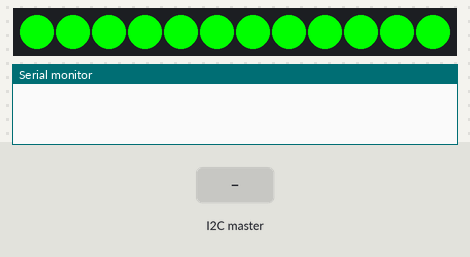
Bench run of a sketch on a simulated Arduino Uno, built with avr-gcc and run on an emulated ATmega328P. Parts: 12 RGB LEDs in strip order, left to right, the last lines printed to the serial monitor. Inputs (shaded band) come from the test bench.

Above: at 1.2 s.
1.3 s: the I2C master sends the byte 1
At 2.6 s:
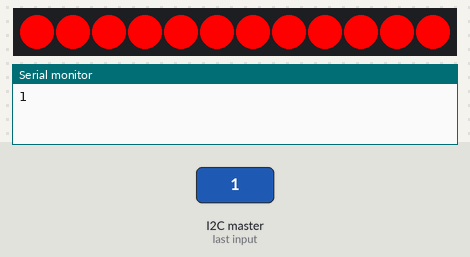
2.9 s: the I2C master sends the byte 0
At 4.2 s:
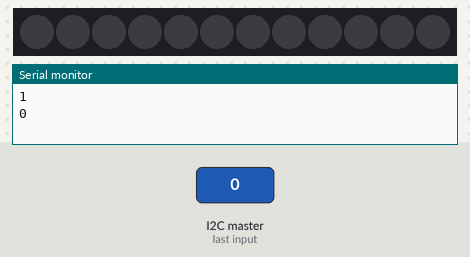
4.5 s: the I2C master sends the byte 2
At 4.51 s:
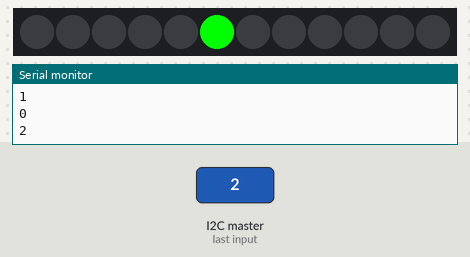
Timing chart, 0 to 7.5 s (numbered marks = the images above; inputs shaded):
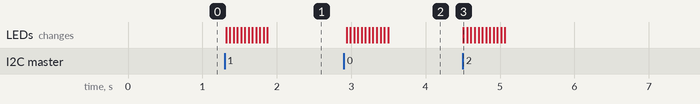

The sketch:

LED_Light_I2C.ino
```cpp
//Imports Librarys
#include <Adafruit_NeoPixel.h>
#include <Wire.h>


//Light Rin Stuff
#define PIN            6
#define NUMPIXELS      12
Adafruit_NeoPixel pixels = Adafruit_NeoPixel(NUMPIXELS, PIN, NEO_GRB + NEO_KHZ800);
int delayval = 50; // delay between light refreshes
int loopct = 1; //Default Color Variable does not = Color
byte color = -1;


//Program Code
void setup() {
  pixels.begin(); //Initializes the NeoPixel library
  Wire.begin(8); // join i2c bus with address #8
  Wire.onReceive(I2CSlave); // register I2C Command
  Serial.begin(9600);   // start serial for output

  for(int ii=0;ii<NUMPIXELS;ii++){
    pixels.setPixelColor(ii, pixels.Color(0,255,0));
  }

}

void loop() {
 LightControl(); //Updates Light if Received new Color
}

void I2CSlave(){
  color = Wire.read();
  Serial.println(color);
}

void LightControl(){

   // For a set of NeoPixels the first NeoPixel is 0, second is 1, all the way up to the count of pixels minus one.
  for(int i=0;i<NUMPIXELS;i++){

    // pixels.Color takes RGB values, from 0,0,0 up to 255,255,255
    //ifs for Colors
    if (color == 0){
      //Off or Black
      pixels.setPixelColor(i, pixels.Color(0,0,0));
    }
    if (color == 1){
      //Red
      pixels.setPixelColor(i, pixels.Color(255,0,0));
    }
    if (color == 2){
      //Green
      pixels.setPixelColor(i, pixels.Color(0,255,0));
    }
    if (color == 3){
      //Blue
      pixels.setPixelColor(i, pixels.Color(0,0,255));
    }
    if (color == 4){
      //Orange
      pixels.setPixelColor(i, pixels.Color(255,154,0));
    }
    if (color == 5){
      //Yellow
      pixels.setPixelColor(i, pixels.Color(255,255,0));
    }
    if (color == 6){
      //Indigo
      pixels.setPixelColor(i, pixels.Color(179,0,255));
    }
    if (color == 7){
      //Violet
      pixels.setPixelColor(i, pixels.Color(95,0,135));
    }
    if (color == 8){
      //Team Color
      pixels.setPixelColor(i, pixels.Color(27,82,165));
    }
    if (color == 9){
      //Cyan
      pixels.setPixelColor(i, pixels.Color(0,230,255));
    }
    if (color == 10){
      //Brown
      pixels.setPixelColor(i, pixels.Color(51,0,0));
    }
    if (color == 11){
      //Grey
      pixels.setPixelColor(i, pixels.Color(192,192,192));
    }
    if (color == 12){
      //Pink
      pixels.setPixelColor(i, pixels.Color(255,204,229));
    }
    if (color == 13){
      //White
      pixels.setPixelColor(i, pixels.Color(255,255,255));
    }
    if (color == 14){
      //Yellow Green
      pixels.setPixelColor(i, pixels.Color(153,255,51));
    }
    if (color == 15){
      //Darker Pink
      pixels.setPixelColor(i, pixels.Color(255,51,153));
    }

    pixels.show(); //Sends the updated pixel color

    delay(delayval); // Delay for a period of time (in milliseconds)
  }
}
```

Measured:
- after the input at 1.3 s, the LEDs: first change at once (image 1 shows a later state)
- after the input at 2.9 s, the LEDs: first change at once (image 2 shows a later state)
- after the input at 4.5 s, the LEDs: change at once (image 3)
